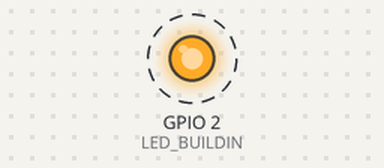
A sketch run on a simulated ESP32. Shown: output pins drawn as LEDs (lit = HIGH). Dashed ring = blinking.

Above: at 0.5 s.
Timing chart, 0 to 4.6 s (numbered marks = the images above):
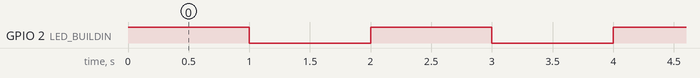

Measured:
- by itself, GPIO 2 (LED_BUILDIN): alternates HIGH for 1.0 s and LOW for 1.0 s

The sketch:

esp32_Blink.ino
```cpp
#include <Arduino.h>

#define LED_BUILDIN 2

// the setup function runs once when you press reset or power the board
void setup() {
  // initialize digital pin LED_BUILTIN as an output.
  pinMode(LED_BUILDIN, OUTPUT);
}

// the loop function runs over and over again forever
void loop() {
  digitalWrite(LED_BUILDIN, HIGH);   // turn the LED on (HIGH is the voltage level)
  delay(1000);                       // wait for a second
  digitalWrite(LED_BUILDIN, LOW);    // turn the LED off by making the voltage LOW
  delay(1000);                       // wait for a second
}
```
